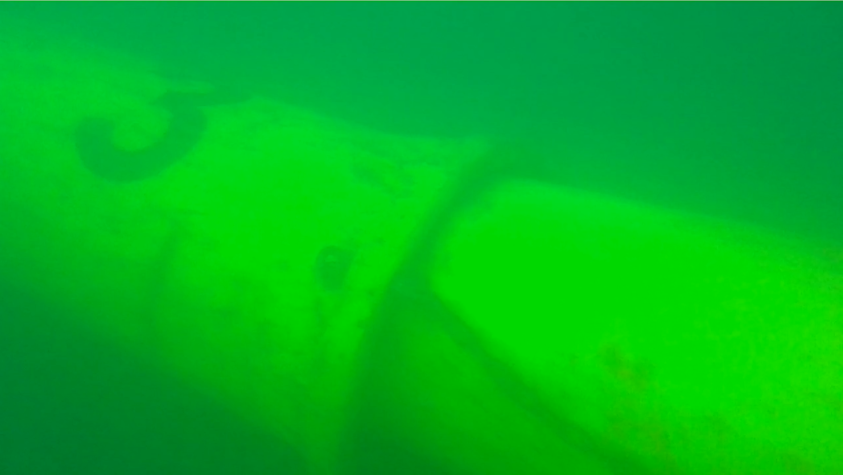
#> input picture Reconnaissance d'image/OpenCvAymeric/Image/img_2_3_1.png, 1686 x 950 px, found by its file name (shown at 1/2 size)
$ python FindColor.py
#> lines starting #> are read from the running program, lines starting #| are printed output that depends on the picture; after the words box and inside, x2 and y2 are one past the last pixel; in counts of white or black regions, pixels touching at a corner belong together
import cv2 as cv
import argparse
import numpy as np
def threshold_image():

	while True:
		path = "/home/nemo/Documents/OpenCvAymeric/Image/img_2_3_1.png"
		frame = cv.imread(path)
#> frame is the input picture: shape (950, 1686, 3); mean B, G, R 31.9, 180.9, 1.1
		frame_HSV = cv.cvtColor(frame, cv.COLOR_BGR2HSV)
#> frame_HSV: shape (950, 1686, 3); mean H, S, V 65.6, 254.7, 180.9

		lower_red = np.array([10,50,120])
		upper_red = np.array([70,150,215])
		red_mask = cv.inRange(frame_HSV, lower_red,upper_red)
#> red_mask: shape (950, 1686); every value is 0
		red_pixel = np.sum(red_mask>0)
#> red_pixel = 0

		lower_yellow = np.array([25,85,200])
		upper_yellow = np.array([70,140,255])
		yellow_mask = cv.inRange(frame_HSV,lower_yellow,upper_yellow)
		yellow_pixel = np.sum(yellow_mask>0)
#> yellow_pixel = 0

		lower_pipe = np.array([65,205,195])
		upper_pipe = np.array([80,255,230])
		pipe_mask = cv.inRange(frame_HSV,lower_pipe,upper_pipe)
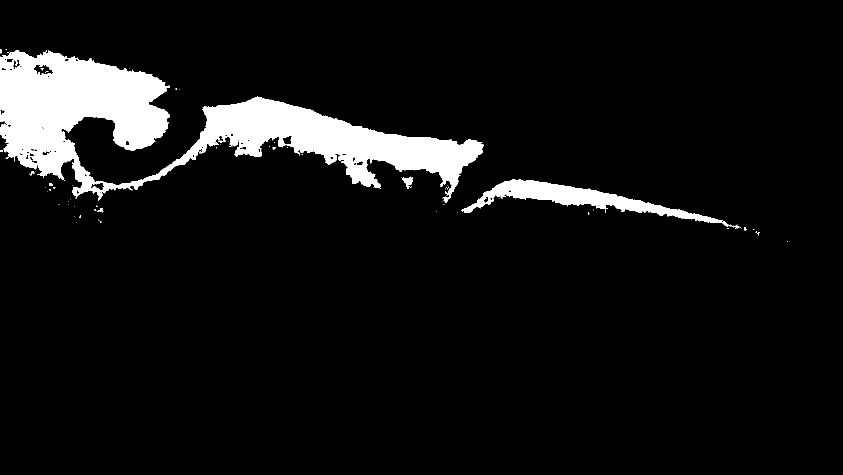
#> pipe_mask: shape (950, 1686) (shown at 1/2 size); 7.2% white; 83 white regions (71 under 20 px), largest, box (x1, y1, x2, y2) and area: (0, 101, 967, 405) 102349, (923, 359, 1457, 454) 12213, (803, 353, 826, 378) 261
		pipe_pixel = np.sum(pipe_mask>0)
#> pipe_pixel = 115378

		if yellow_pixel>red_pixel and yellow_pixel>pipe_pixel :
			mask = yellow_mask
		elif red_pixel>yellow_pixel and red_pixel>pipe_pixel:
			mask = red_mask
		elif pipe_pixel>red_pixel and pipe_pixel>yellow_pixel:
			mask = pipe_mask

		res = cv.bitwise_and(frame,frame, mask= mask)
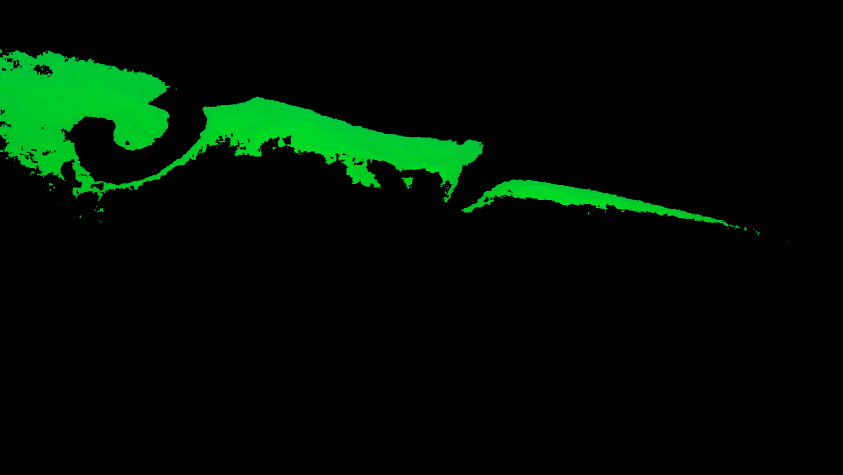
#> res: shape (950, 1686, 3) (shown at 1/2 size); mean B, G, R 3.1, 14.7, 0

		cv.imshow("Image capture", frame)
		cv.imshow("Object", res)

		key = cv.waitKey(30)
#> (key q is pressed here)
		if key == ord('q') or key == 27:
		    break


if __name__ == '__main__':
    threshold_image()

$ run again, with Reconnaissance d'image/OpenCvAymeric/Image/img_2_1_1.png copied over Reconnaissance d'image/OpenCvAymeric/Image/img_2_3_1.png
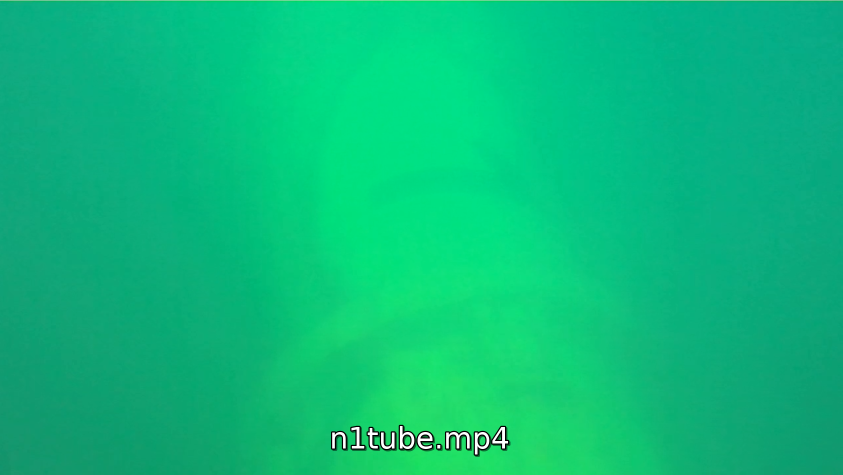
#> input picture Reconnaissance d'image/OpenCvAymeric/Image/img_2_1_1.png, 1686 x 950 px, found by its file name (shown at 1/2 size)
#> in threshold_image, frame is the input picture: shape (950, 1686, 3); mean B, G, R 123.8, 188.8, 10.7
#> frame_HSV: shape (950, 1686, 3); mean H, S, V 78.8, 239.8, 188.8
#> red_mask: shape (950, 1686); every value is 0
#> red_pixel = 0
#> in threshold_image, `pipe_mask = cv.inRange(frame_HSV,lower_pipe,upper_pipe)`:
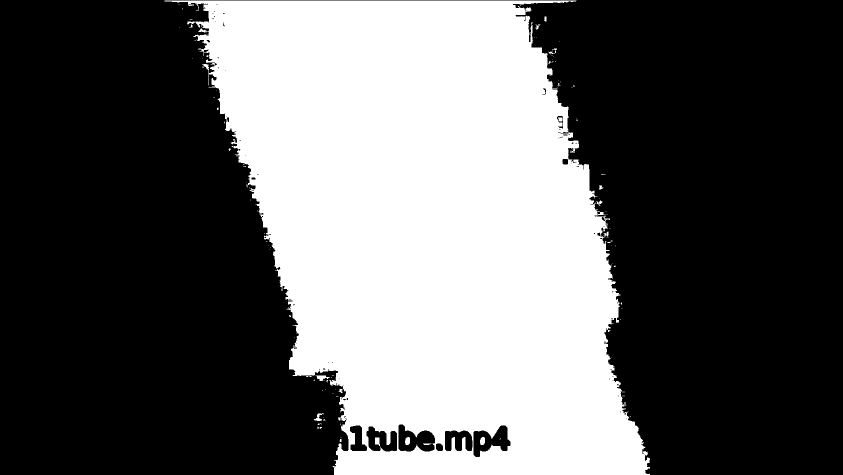
#> pipe_mask: shape (950, 1686) (shown at 1/2 size); 37.8% white; 125 white regions (107 under 20 px), largest, box (x1, y1, x2, y2) and area: (329, 1, 1300, 950) 603696, (631, 751, 659, 762) 168, (960, 874, 970, 890) 136
#> pipe_pixel = 605293
#> in threshold_image, `res = cv.bitwise_and(frame,frame, mask= mask)`:
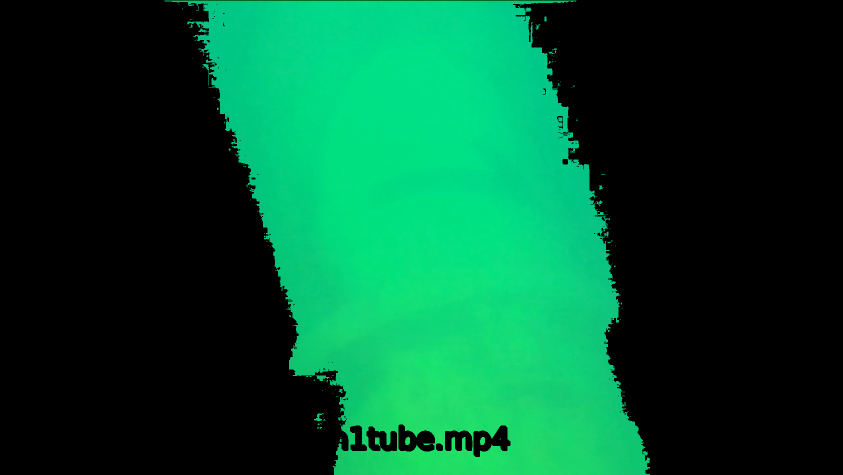
#> res: shape (950, 1686, 3) (shown at 1/2 size); mean B, G, R 47.2, 80.7, 3.4
